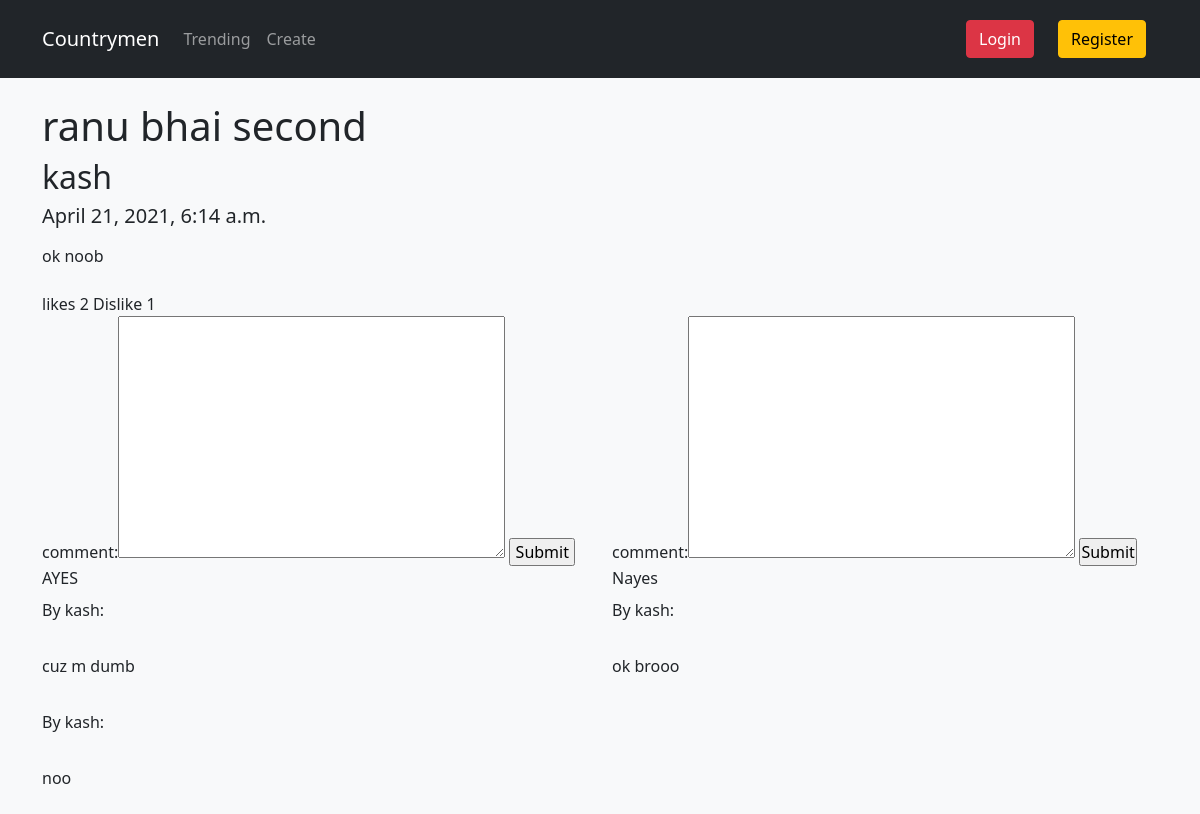
Screenshot of /agendas/ranu-bhai-second with the database file from the repository.
### agenda/models.py (models this page shows, shortened)
class Agenda(models.Model):
    title = models.CharField(max_length=100)
    text = models.TextField()
    date = models.DateTimeField(auto_now_add = True)
    author = models.ForeignKey(Users,on_delete=models.CASCADE)
    slug = models.SlugField(default='default',editable='False',max_length=100,null=False)

class Users(AbstractUser):
    username = models.CharField(max_length=20,primary_key=True)
    name  = models.CharField(max_length=30)
    image = models.CharField(max_length=20,default="default.jpg")
    email = models.EmailField(null=True)
    def __str__(self):
        return self.username

class Aye(models.Model):
    agenda = models.ForeignKey(Agenda, on_delete=models.CASCADE)
    comments = models.TextField(max_length=255)
    user = models.ForeignKey(Users, on_delete=models.CASCADE)

class Nay(models.Model):
    agenda = models.ForeignKey(Agenda, on_delete=models.CASCADE)
    comments = models.TextField(max_length=255)
    user = models.ForeignKey(Users, on_delete=models.CASCADE)

### agenda/views.py (the view, shortened to what this page needs)
# urls.py: path('agendas/<slug:slug>', agenda_detail,name='agenda_view'),
def agenda_detail(request,slug):
    agenda = Agenda.objects.get(slug=slug)
    context = {}
    context['agenda'] = agenda
    context['Ayes'] = Aye.objects.filter(agenda=agenda)
    context['Nays'] = Nay.objects.filter(agenda=agenda)
    form1 = AyeCommentForm()
    form2 = NayCommentForm()
    context['form1'] = form1
    context['form2'] = form2
    return render(request, 'agenda.html',context)

### agenda/forms.py
class AyeCommentForm(forms.Form):
    comment = forms.CharField(label ='comment',max_length=255,widget=forms.Textarea)

class NayCommentForm(forms.Form):
    comment = forms.CharField(label ='comment',max_length=255,widget=forms.Textarea)

### templates/agenda.html
{% extends "layout.html" %} {% block content %}
<h1>
    {{ agenda.title }}
</h1>
<h2>
    {{agenda.author}}
</h2>
<h5>
    {{agenda.date}}
</h5>
<p>{{agenda.text}}
</p>
likes {{Ayes.count}} Dislike {{Nays.count}}
<div class="row">
    <div class="col-sm-6">
        <form action="{% url 'agenda_view' agenda.slug %}" method="post">
            {% csrf_token %} {{ form1 }}
            <input type="submit" name="ayebt" value=" Submit ">
        </form>
        AYES {% for Aye in Ayes %}
        <P>By {{Aye.user.username}}:</P>
        <P>{{Aye.comments}}</P> {% endfor %} </div>
    <div class="col-sm-6 ">
        <form action="{% url 'agenda_view' agenda.slug %} " method="post">
            {% csrf_token %} {{ form2 }}
            <input type="submit" name="naybt" value="Submit">
        </form> Nayes {% for Nay in Nays %}
        <P>By {{Nay.user.username}}:</P>
        <P>{{Nay.comments}}</P> {% endfor %}</div>
</div>
{% endblock %}

### static/css/main.css (style rules this page uses)
* { margin: 0; padding: 0; box-sizing: border-box; }
body { background-color: #f8f9fa; }
span h5, p { line-height: 40px; }

### rows the page displays
Agenda: title "ranu bhai second", author "kash", date "April 21, 2021, 6:14 a.m.", text "ok noob"
Aye: user.username "kash", comments "cuz m dumb"
Aye: user.username "kash", comments "noo"
Nay: user.username "kash", comments "ok brooo"

### other values shown
{{ Ayes.count }} "2"
{{ Nays.count }} "1"
